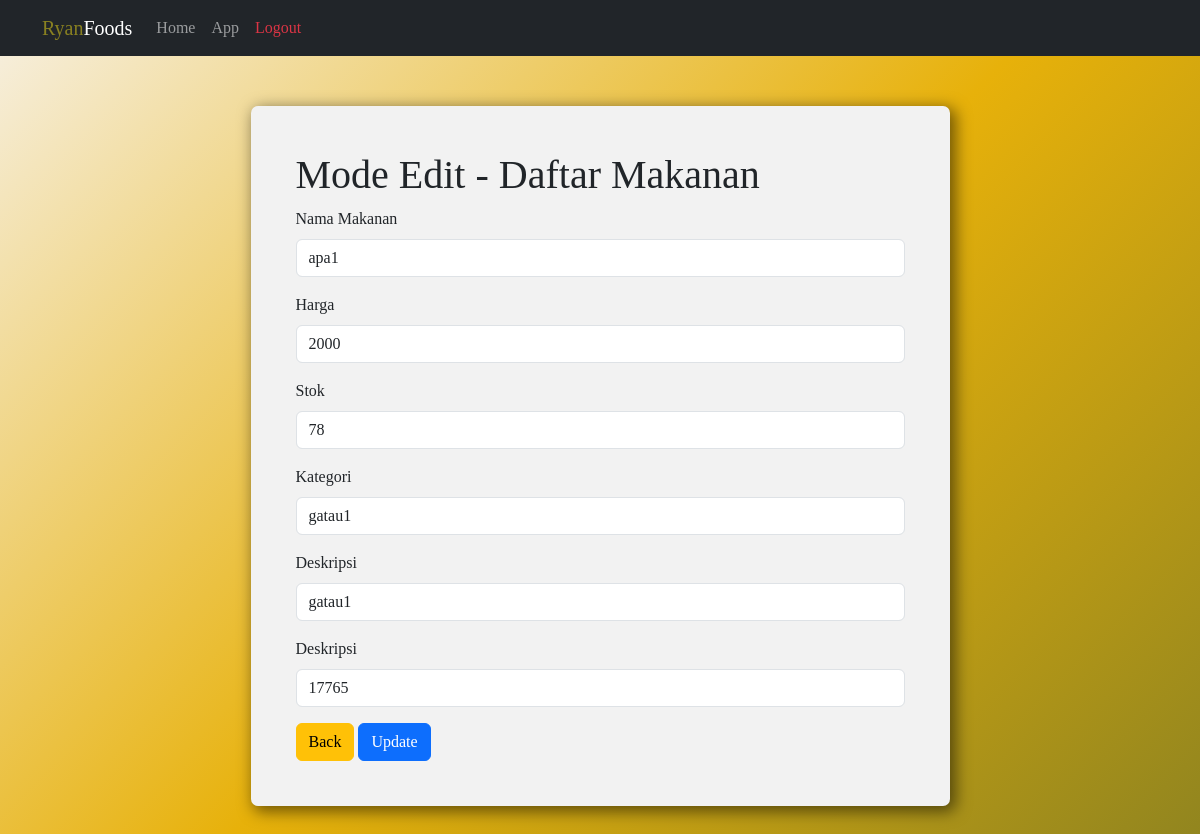
The page /update.php?id=10 on the database its author committed.
### tables this page shows
CREATE TABLE `ukk_makanan` (
  `id` int(11) NOT NULL,
  `nama_makanan` varchar(50) NOT NULL,
  `harga` int(7) NOT NULL,
  `stok` int(3) NOT NULL,
  `kategori` varchar(255) NOT NULL,
  `deskripsi` varchar(255) NOT NULL,
  `kode_makanan` varchar(13) NOT NULL
);

### update.php (the view, shortened to what this page needs)
<?php
include 'config.php';
if (isset($_GET['id'])) {
    $cid = $_GET['id'];
    $sql = "SELECT * FROM ukk_makanan WHERE id='$cid'";
    $result = $conn->query($sql);
    if ($result) {
        $rows = $result->fetch_all(MYSQLI_ASSOC);
    }
} else {
    header("Location: app.php");
    die("<script>alert('ID not specified')</script>");
}
?>
<!DOCTYPE html>
<html lang="en">
<head>
    <link href="https://cdn.jsdelivr.net/npm/bootstrap@5.3.0/dist/css/bootstrap.min.css" rel="stylesheet"
>
    <link rel="stylesheet" href="style.css">
</head>
<body>
    <?php include 'partials/nav.php' ?>
    <div class="custContainer">
        <div class="edit container">
            <h1>Mode Edit - Daftar Makanan</h1>
            <form action="" method="POST">
                <?php foreach ($rows as $row) { ?>
                    <div class="mb-3">
                        <label for="inputNamaMakanan" class="form-label">Nama Makanan</label>
                        <input type="text" class="form-control" id="inputNamaMakanan" name="nama_makanan"
                            value="<?= $row['nama_makanan'] ?>">
                    </div>
                    <div class="mb-3">
                        <label for="inputHarga" class="form-label">Harga</label>
                        <input type="text" class="form-control" id="inputHarga" name="harga" value="<?= $row['harga'] ?>">
                    </div>
                    <div class="mb-3">
                        <label for="inputStok" class="form-label">Stok</label>
                        <input type="text" class="form-control" id="inputStok" name="stok" value="<?= $row['stok'] ?>">
                    </div>
                    <div class="mb-3">
                        <label for="inputKategori" class="form-label">Kategori</label>
                        <input type="text" class="form-control" id="inputKategori" name="kategori"
                            value="<?= $row['kategori'] ?>">
                    </div>
                    <div class="mb-3">
                        <label for="inputDeskripsi" class="form-label">Deskripsi</label>
                        <input type="text" class="form-control" id="inputDeskripsi" name="deskripsi"
                            value="<?= $row['deskripsi'] ?>">
                    </div>
                    <div class="mb-3">
                        <label for="inputKodeMakanan" class="form-label">Deskripsi</label>
                        <input type="text" class="form-control" id="inputKodeMakanan" name="kode_makanan"
                            value="<?= $row['kode_makanan'] ?>">
                    </div>
                <?php } ?>
                <a href="app.php" class="btn btn-warning">Back</a>
                <input type="submit" class="btn btn-primary" value="Update">
            </form>
        </div>
    </div>
</body>
</html>

### style.css (style rules this page uses)
* { font-family: 'Poppins'; transition: all ease 0.2s o !important; }
body { height: 2000px; background: linear-gradient(135deg, #F7F1E5, #E7B10A, #898121, #4C4B16); }
.custContainer { height: 100vh; display: flex; align-items: center; }
.login, .register, .create, .edit { width: 499px; height: fit-content; background: #f2f2f2; padding: 45px; border-radius: 7px; box-shadow: 4px 4px 15px 2px rgba(0, 0, 0, 0.5); }
.create, .edit { width: 699px; }

### rows shown on the page
ukk_makanan: nama_makanan "apa1", harga "2000", stok "78", kategori "gatau1", deskripsi "gatau1", kode_makanan "17765"
